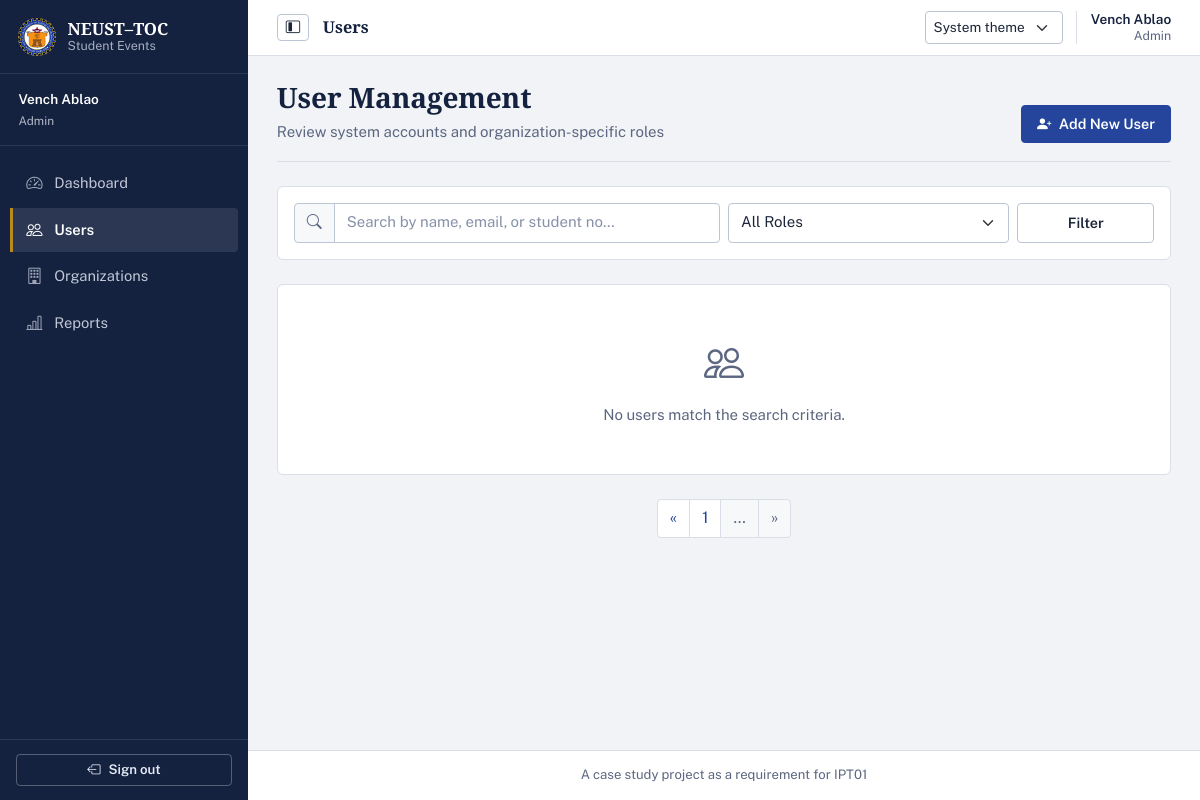
The page /admin/users?page=8 (signed in) on the database as committed earlier.
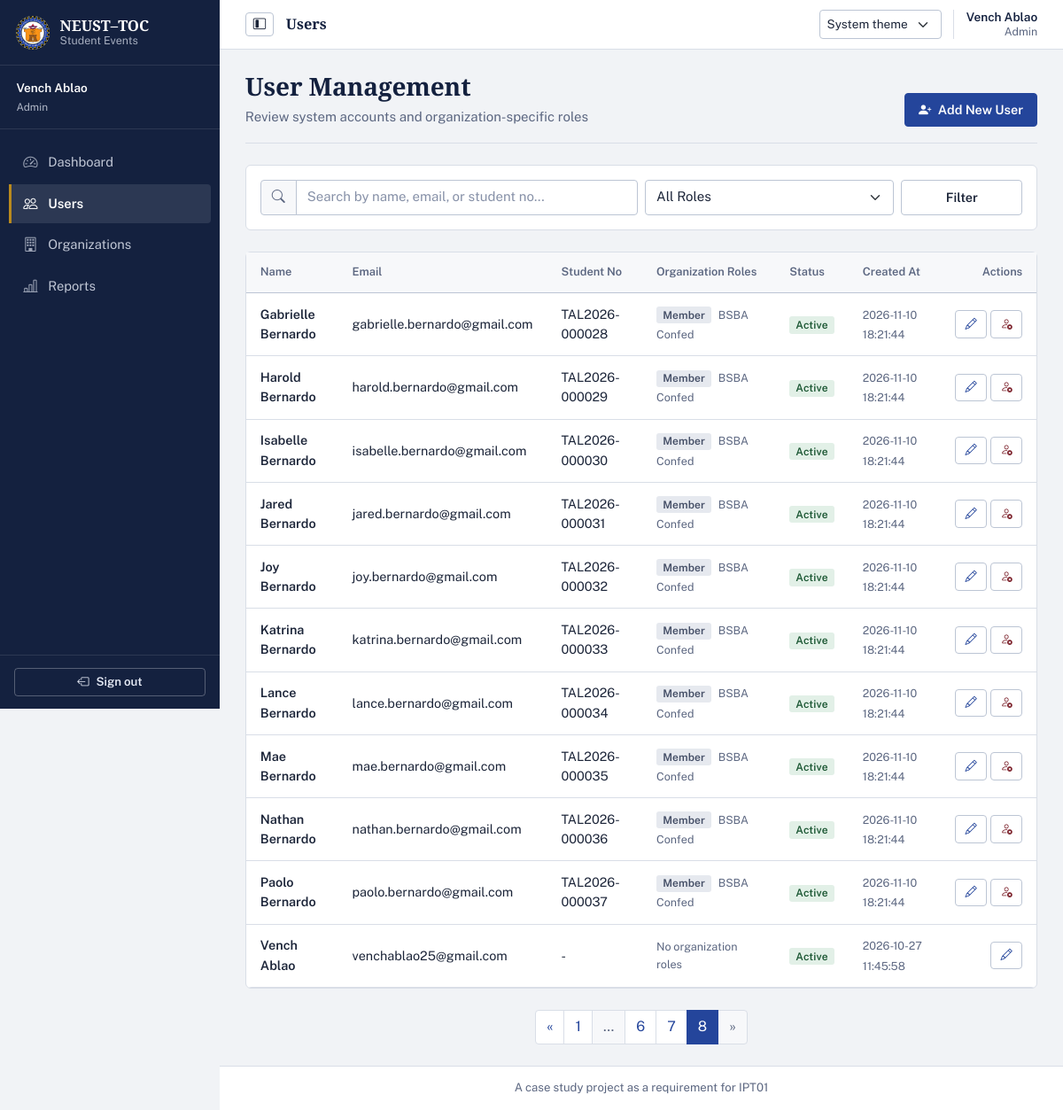
The same page on the database as committed later.
### tables this page shows
CREATE TABLE users (
    user_id INTEGER PRIMARY KEY AUTOINCREMENT,
    student_no TEXT UNIQUE,
    full_name TEXT NOT NULL,
    email TEXT NOT NULL UNIQUE,
    password_hash TEXT NOT NULL,
    role TEXT NOT NULL CHECK(role IN ('admin', 'officer', 'student')),
    is_active INTEGER NOT NULL DEFAULT 1 CHECK(is_active IN (0, 1)),
    created_at TEXT NOT NULL DEFAULT (strftime('%Y-%m-%d %H:%M:%S', 'now', 'localtime'))
);

### admin_routes.py (the view)
@admin_bp.route('/users')
@admin_required
def users():
    db = get_db()
    search = request.args.get('search', '').strip()
    role_filter = request.args.get('role', '').strip()
    if role_filter not in ('admin', 'president', 'organization_officer', 'member'):
        role_filter = ''
    page = request.args.get('page', 1, type=int)
    per_page = 20
    users_list, total = auth_service.get_all_users(
        db,
        search=search or None,
        role=role_filter or None,
        page=page,
        per_page=per_page
    )
    total_pages = (total + per_page - 1) // per_page if total > 0 else 1
    return render_template(
        'admin/users.html',
        users=users_list,
        search=search,
        role_filter=role_filter,
        page=page,
        total_pages=total_pages,
        total=total
    )

### admin_routes.py (called while the page is built)
def admin_required(f):
    @wraps(f)
    def decorated_function(*args, **kwargs):
        if 'user_id' not in session:
            flash('Please log in to access this page.', 'warning')
            return redirect(url_for('auth.login'))
        if session.get('role') != 'admin':
            abort(403)
        db = get_db()
        user = auth_service.get_user_by_id(db, session['user_id'])
        if not user or not user['is_active']:
            session.clear()
            flash('Your account has been deactivated.', 'danger')
            return redirect(url_for('auth.login'))
        return f(*args, **kwargs)
    return decorated_function

### db.py (called while the page is built)
def get_db():
    if 'db' not in g:
        db_path = current_app.config.get('DATABASE', Config.DATABASE)
        g.db = sqlite3.connect(db_path)
        g.db.row_factory = sqlite3.Row
        g.db.execute('PRAGMA foreign_keys = ON')
    return g.db

### services/auth_service.py (called while the page is built)
def get_user_by_id(db, user_id):
    return db.execute('SELECT * FROM users WHERE user_id = ?', (user_id,)).fetchone()

### templates/admin/users.html (shortened to what the changed rows need)
{% extends "base.html" %}
{% block content %}
<div class="page-heading">
    <div>
        <h2 id="user-management-title" class="h3 mb-0">User Management</h2>
    </div>
</div>
<div class="card shadow-sm">
    <div class="card-body p-0">
        {% if users %}
        <div class="table-responsive" role="region" aria-labelledby="user-management-title" tabindex="0">
            <table class="table table-hover align-middle mb-0">
                <thead class="table-light">
                    <tr>
                        <th>Name</th>
                        <th>Email</th>
                        <th>Student No</th>
                        <th>Organization Roles</th>
                        <th>Status</th>
                        <th>Created At</th>
                        <th class="text-end">Actions</th>
                    </tr>
                </thead>
                <tbody>
                    {% for u in users %}
                    <tr>
                        <td class="fw-semibold">{{ u.full_name }}</td>
                        <td>{{ u.email }}</td>
                        <td>{{ u.student_no or '-' }}</td>
                        <td>
                            <div class="d-flex flex-column align-items-start gap-1">
                                {% if u.member_organizations %}
                                <div>
                                    <span class="badge bg-secondary">Member</span>
                                    <span class="small text-muted ms-1">{{ u.member_organizations }}</span>
                                </div>
                                {% endif %}
                                {% if not u.president_organizations and not u.officer_organizations and not u.member_organizations %}
                                <span class="small text-muted">No organization roles</span>
                                {% endif %}
                            </div>
                        </td>
                        <td>
                            {% if u.is_active %}
                            <span class="badge bg-success">Active</span>
                            {% else %}
                            <span class="badge bg-dark">Deactivated</span>
                            {% endif %}
                        </td>
                        <td><small class="text-muted">{{ u.created_at }}</small></td>
                        <td class="text-end">
                            <div class="d-inline-flex gap-1">
                                <a href="{{ url_for('admin.user_edit', user_id=u.user_id) }}" class="btn btn-sm btn-outline-primary" title="Edit User">
                                    <i class="bi bi-pencil"></i>
                                </a>
                                {% if u.user_id != session.user_id %}
                                    {% if u.is_active %}
                                    <form method="POST" action="{{ url_for('admin.user_deactivate', user_id=u.user_id) }}" class="d-inline">
                                        <button type="submit" class="btn btn-sm btn-outline-danger" title="Deactivate" data-confirm="Are you sure you want to deactivate {{ u.full_name }}?">
                                            <i class="bi bi-person-x"></i>
                                        </button>
                                    </form>
                                    {% endif %}
                                {% endif %}
                            </div>
                        </td>
                    </tr>
                    {% endfor %}
                </tbody>
            </table>
        </div>
        {% else %}
        <div class="text-center py-5 text-muted">
            <i class="bi bi-people fs-1 d-block mb-2"></i>
            No users match the search criteria.
        </div>
        {% endif %}
    </div>
</div>
{% include 'components/pagination.html' %}
{% endblock %}

### templates/base.html (shortened to what the changed rows need)
<!DOCTYPE html>
<html lang="en" data-bs-theme="light" data-theme-preference="system">
<head>
    <link href="https://cdn.jsdelivr.net/npm/bootstrap@5.3.2/dist/css/bootstrap.min.css" rel="stylesheet"
>
    <link rel="stylesheet" href="https://cdn.jsdelivr.net/npm/bootstrap-icons@1.11.3/font/bootstrap-icons.min.css">
    <link rel="stylesheet" href="{{ url_for('static', filename='css/style.css') }}">
</head>
<body>
    {% if current_user %}
    <aside class="sidebar" id="sidebar">
        <div class="sidebar-header">
            <a class="sidebar-brand" href="{{ url_for('index') }}" aria-label="NEUST–TOC Student Events home">
                <img src="{{ url_for('static', filename='images/logo.jpg') }}" alt="" class="sidebar-logo">
                <span class="sidebar-brand-copy">
                    <strong>NEUST–TOC</strong>
                    <small>Student Events</small>
                </span>
            </a>
        </div>
        <div class="sidebar-user">
            <div class="sidebar-user-copy">
                <div class="fw-semibold text-truncate">{{ current_user.full_name }}</div>
                <small class="text-capitalize opacity-75">{{ current_user_display_role }}</small>
            </div>
        </div>
        <nav class="sidebar-nav" aria-label="Main navigation">
            <ul class="nav flex-column">
                {% if session.role == 'admin' %}
                <li class="nav-item">
                    <a class="nav-link {% if request.endpoint == 'admin.dashboard' %}active{% endif %}"
                       aria-label="Dashboard"
                       href="{{ url_for('admin.dashboard') }}">
                        <i class="bi bi-speedometer2 me-2" aria-hidden="true"></i><span class="nav-label">Dashboard</span>
                    </a>
                </li>
                <li class="nav-item">
                    <a class="nav-link {% if request.endpoint and request.endpoint.startswith('admin.user') %}active{% endif %}"
                       {% if request.endpoint and request.endpoint.startswith('admin.user') %}aria-current="page"{% endif %}
                       aria-label="Users"
                       href="{{ url_for('admin.users') }}">
                        <i class="bi bi-people me-2" aria-hidden="true"></i><span class="nav-label">Users</span>
                    </a>
                </li>
                <li class="nav-item">
                    <a class="nav-link {% if request.endpoint and request.endpoint.startswith('admin.organization') %}active{% endif %}"
                       aria-label="Organizations"
                       href="{{ url_for('admin.organizations') }}">
                        <i class="bi bi-building me-2" aria-hidden="true"></i><span class="nav-label">Organizations</span>
                    </a>
                </li>
                <li class="nav-item">
                    <a class="nav-link {% if request.endpoint == 'admin.reports' %}active{% endif %}"
                       aria-label="Reports"
                       href="{{ url_for('admin.reports') }}">
                        <i class="bi bi-bar-chart-line me-2" aria-hidden="true"></i><span class="nav-label">Reports</span>
                    </a>
                </li>
                {% endif %}
            </ul>
        </nav>
        <div class="sidebar-footer">
            <form method="POST" action="{{ url_for('auth.logout') }}">
                <button type="submit" class="btn btn-outline-light btn-sm w-100" aria-label="Sign out">
                <i class="bi bi-box-arrow-left me-2" aria-hidden="true"></i><span class="nav-label">Sign out</span>
                </button>
            </form>
        </div>
    </aside>
    {% endif %}
    <main class="{{ 'main-content' if current_user else 'guest-content' }}">
        {% if current_user %}
        <header class="app-topbar">
            <div class="topbar-leading">
                <button class="btn btn-outline-secondary sidebar-toggle" type="button" id="sidebarToggle"
                        aria-label="Collapse navigation" aria-controls="sidebar" aria-expanded="true">
                    <i class="bi bi-layout-sidebar-inset" aria-hidden="true"></i>
                </button>
                <div class="topbar-breadcrumb">
                    <span class="topbar-current">
                        {{ request.endpoint.rsplit('.', 1)[-1]|replace('_', ' ')|title if request.endpoint else 'Home' }}
                    </span>
                </div>
            </div>
            <div class="topbar-actions">
                <select class="form-select form-select-sm theme-picker" id="themePicker" data-theme-picker>
                    <option value="system">System theme</option>
                </select>
                <span class="topbar-account d-none d-sm-flex">
                    <span class="topbar-account-name">{{ current_user.full_name }}</span>
                    <span class="topbar-account-role text-capitalize">{{ current_user_display_role }}</span>
                </span>
            </div>
        </header>
        {% endif %}
        <div class="{{ 'container-fluid py-4' if current_user else 'container' }}">
            {% block content %}{% endblock %}
        </div>
    </main>
</body>
</html>

Rows that differ between the two databases and show on the page:
now on one of the page's lists (row unchanged): users: full_name "Vench Ablao", email "venchablao25@gmail.com", created_at "2026-10-27 11:45:58"
added users: full_name "Gabrielle Bernardo", email "gabrielle.bernardo@gmail.com", student_no "TAL2026-000028", member_organizations "BSBA Confed", is_active "Active", created_at "2026-11-10 18:21:44"
added users: full_name "Harold Bernardo", email "harold.bernardo@gmail.com", student_no "TAL2026-000029", member_organizations "BSBA Confed", is_active "Active", created_at "2026-11-10 18:21:44"
added users: full_name "Isabelle Bernardo", email "isabelle.bernardo@gmail.com", student_no "TAL2026-000030", member_organizations "BSBA Confed", is_active "Active", created_at "2026-11-10 18:21:44"
added users: full_name "Jared Bernardo", email "jared.bernardo@gmail.com", student_no "TAL2026-000031", member_organizations "BSBA Confed", is_active "Active", created_at "2026-11-10 18:21:44"
added users: full_name "Joy Bernardo", email "joy.bernardo@gmail.com", student_no "TAL2026-000032", member_organizations "BSBA Confed", is_active "Active", created_at "2026-11-10 18:21:44"
added users: full_name "Katrina Bernardo", email "katrina.bernardo@gmail.com", student_no "TAL2026-000033", member_organizations "BSBA Confed", is_active "Active", created_at "2026-11-10 18:21:44"
added users: full_name "Lance Bernardo", email "lance.bernardo@gmail.com", student_no "TAL2026-000034", member_organizations "BSBA Confed", is_active "Active", created_at "2026-11-10 18:21:44"
added users: full_name "Mae Bernardo", email "mae.bernardo@gmail.com", student_no "TAL2026-000035", member_organizations "BSBA Confed", is_active "Active", created_at "2026-11-10 18:21:44"
added users: full_name "Nathan Bernardo", email "nathan.bernardo@gmail.com", student_no "TAL2026-000036", member_organizations "BSBA Confed", is_active "Active", created_at "2026-11-10 18:21:44"
added users: full_name "Paolo Bernardo", email "paolo.bernardo@gmail.com", student_no "TAL2026-000037", member_organizations "BSBA Confed", is_active "Active", created_at "2026-11-10 18:21:44"
Other text that changed with them:
text no longer shown: "No users match the search criteria."
text now shown: "Name Email Student No Organization Roles Status Created At Actions"
new list line: "6"
new list line: "7"
new list line: "8"
